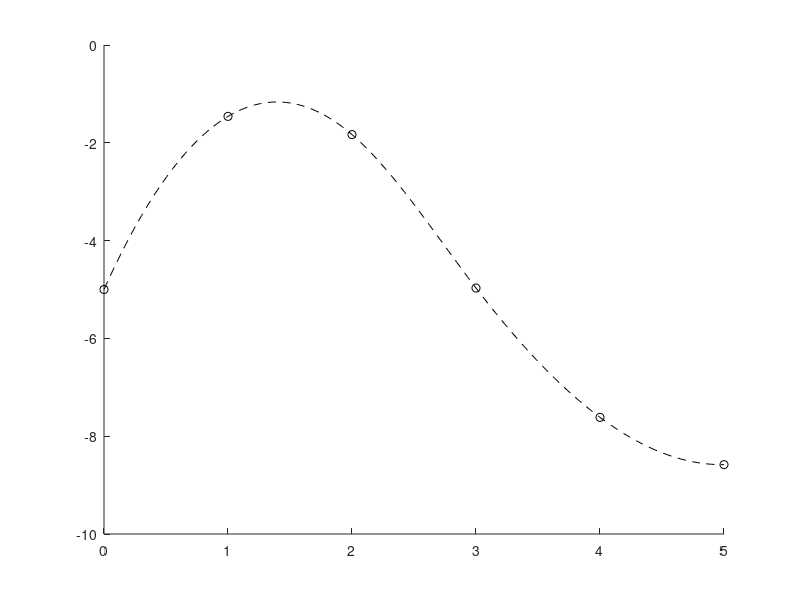

The MATLAB script that drew this image: (Note: this script raises an error after producing the figure.)
%% Initialize the work space
clc; clear all;
%% Define the conditions 

fun = @(x) x.*cos(x) - (x-2).^2 -1;
x_nodes = linspace(0,5,6)';  % col vector
y_nodes = fun(x_nodes);      % col vector

x_eval = linspace(0,5,100);  % x points to evaluate


%% plot evaluation points with matlab built-in spline function

y_eval_bs = spline(x_nodes, y_nodes, x_eval);

figure(1)
hold on 
plot(x_nodes, y_nodes, 'ko')
plot(x_eval, y_eval_bs, 'k--')

%% plot evaluation points with my natural spline function

coeff = naturalspline(x_nodes, y_nodes) 
y_eval_ms = [];

for interval = 1:length(x_nodes)-1
    index = find((x_nodes(interval+1) >= x_eval).*(x_nodes(interval) <= x_eval));
    index;
    
    if ~isempty(index)
        xtemp = x_eval(index) - x_nodes(interval) ;
            
        A = [xtemp.^3; xtemp.^2 ; xtemp; ones(1, length(index))];
        values = coeff(interval, :)*A;

        y_eval_ms = [y_eval_ms, values];
    end    
end

plot(x_eval, y_eval_ms, 'r')
hold off
legend('Data points (nodes)', 'Matlab Spline','My NaturalSpline')
savefig('PlotSplines.fig')

%% find the derivative of f'(X) and approximation v'(x)
fun_div = @(x) cos(x)-x.*sin(x)-2*(x-2)
y_nodes_fd = fun_div(x_nodes)

y_eval_fd = spline(x_nodes, y_nodes_fd, x_eval)

figure(2)
hold on 
plot(x_eval, y_eval_fd, 'b-')

coeff_dcb = coeff(1:end,1:end-1); 
mat3 = 3*ones(length(x_nodes)-1, 1);
mat2 = 2*ones(length(x_nodes)-1, 1);
mat1 = ones(length(x_nodes)-1, 1);
mat = [mat3 mat2 mat1];
div_coeff = coeff_dcb.*mat;

y_eval_vd = [];

for interval = 1:length(x_nodes)-1
    index = find((x_nodes(interval+1) >= x_eval).*(x_nodes(interval) <= x_eval));
    index;
    
    if ~isempty(index)
        xtemp = x_eval(index) - x_nodes(interval) ;
            
        A = [xtemp.^2 ; xtemp; ones(1, length(index))];
        values = div_coeff(interval, :)*A;

        y_eval_vd = [y_eval_vd, values];
    end    
end

plot(x_eval, y_eval_vd, 'r-')
hold off
legend('f(x) derivative', 'approximation')
savefig('PlotDerivSplines.fig')
